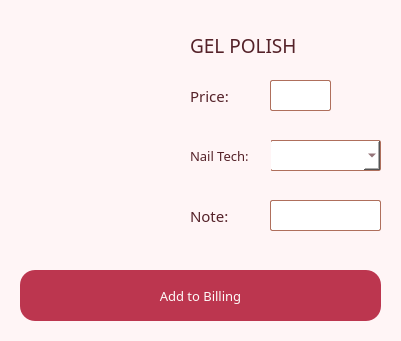
           <widget class="QWidget" name="tabs_gelPolish" native="true">
            <property name="geometry">
             <rect>
              <x>10</x>
              <y>390</y>
              <width>401</width>
              <height>341</height>
             </rect>
            </property>
            <property name="cursor">
             <cursorShape>ArrowCursor</cursorShape>
            </property>
            <property name="styleSheet">
             <string notr="true">border-radius: 20px;
background-color: #fff5f6</string>
            </property>
            <widget class="QLabel" name="logo_home_31">
             <property name="geometry">
              <rect>
               <x>20</x>
               <y>30</y>
               <width>151</width>
               <height>211</height>
              </rect>
             </property>
             <property name="styleSheet">
              <string notr="true"/>
             </property>
             <property name="text">
              <string/>
             </property>
             <property name="pixmap">
              <pixmap>pics/gel polish.png</pixmap>
             </property>
             <property name="scaledContents">
              <bool>true</bool>
             </property>
            </widget>
            <widget class="QLabel" name="label_gelPolish">
             <property name="geometry">
              <rect>
               <x>190</x>
               <y>30</y>
               <width>141</width>
               <height>31</height>
              </rect>
             </property>
             <property name="font">
              <font>
               <family>Vogue</family>
               <pointsize>14</pointsize>
              </font>
             </property>
             <property name="styleSheet">
              <string notr="true">color:  rgb(85,34,41);</string>
             </property>
             <property name="text">
              <string>GEL POLISH</string>
             </property>
             <property name="alignment">
              <set>Qt::AlignLeading|Qt::AlignLeft|Qt::AlignVCenter</set>
             </property>
            </widget>
            <widget class="QLabel" name="label_home_77">
             <property name="geometry">
              <rect>
               <x>190</x>
               <y>80</y>
               <width>51</width>
               <height>31</height>
              </rect>
             </property>
             <property name="font">
              <font>
               <family>Classy Vogue</family>
               <pointsize>11</pointsize>
              </font>
             </property>
             <property name="styleSheet">
              <string notr="true">color:  rgb(85,34,41);
border: 0px;</string>
             </property>
             <property name="text">
              <string>Price:</string>
             </property>
             <property name="alignment">
              <set>Qt::AlignLeading|Qt::AlignLeft|Qt::AlignVCenter</set>
             </property>
            </widget>
            <widget class="QPlainTextEdit" name="gelPolish_price">
             <property name="geometry">
              <rect>
               <x>270</x>
               <y>80</y>
               <width>61</width>
               <height>31</height>
              </rect>
             </property>
             <property name="font">
              <font>
               <family>Classy Vogue</family>
               <pointsize>10</pointsize>
              </font>
             </property>
             <property name="cursor" stdset="0">
              <cursorShape>IBeamCursor</cursorShape>
             </property>
             <property name="styleSheet">
              <string notr="true">background-color: white;
border-radius: 2px;
border: 1px solid #af6f5c;
color:  rgb(85,34,41);</string>
             </property>
             <property name="plainText">
              <string/>
             </property>
            </widget>
            <widget class="QComboBox" name="tech_choice_gelPolish">
             <property name="geometry">
              <rect>
               <x>270</x>
               <y>140</y>
               <width>111</width>
               <height>31</height>
              </rect>
             </property>
             <property name="font">
              <font>
               <family>Classy Vogue</family>
               <pointsize>10</pointsize>
              </font>
             </property>
             <property name="cursor">
              <cursorShape>PointingHandCursor</cursorShape>
             </property>
             <property name="styleSheet">
              <string notr="true">background-color: white;
border-radius: 2px;
border: 1px solid #af6f5c;
color:  rgb(85,34,41);</string>
             </property>
             <property name="currentIndex">
              <number>-1</number>
             </property>
             <item>
              <property name="text">
               <string>Liza</string>
              </property>
             </item>
             <item>
              <property name="text">
               <string>Cecil</string>
              </property>
             </item>
             <item>
              <property name="text">
               <string>Beng</string>
              </property>
             </item>
             <item>
              <property name="text">
               <string>Mar</string>
              </property>
             </item>
            </widget>
            <widget class="QLabel" name="label_home_78">
             <property name="geometry">
              <rect>
               <x>190</x>
               <y>140</y>
               <width>81</width>
               <height>31</height>
              </rect>
             </property>
             <property name="font">
              <font>
               <family>Classy Vogue</family>
               <pointsize>10</pointsize>
              </font>
             </property>
             <property name="styleSheet">
              <string notr="true">color:  rgb(85,34,41);
border: 0px;</string>
             </property>
             <property name="text">
              <string>Nail Tech:</string>
             </property>
             <property name="alignment">
              <set>Qt::AlignLeading|Qt::AlignLeft|Qt::AlignVCenter</set>
             </property>
            </widget>
            <widget class="QLabel" name="label_home_79">
             <property name="geometry">
              <rect>
               <x>190</x>
               <y>200</y>
               <width>71</width>
               <height>31</height>
              </rect>
             </property>
             <property name="font">
              <font>
               <family>Classy Vogue</family>
               <pointsize>11</pointsize>
              </font>
             </property>
             <property name="styleSheet">
              <string notr="true">color:  rgb(85,34,41);
border: 0px;</string>
             </property>
             <property name="text">
              <string>Note:</string>
             </property>
             <property name="alignment">
              <set>Qt::AlignLeading|Qt::AlignLeft|Qt::AlignVCenter</set>
             </property>
            </widget>
            <widget class="QPlainTextEdit" name="gelPolish_note">
             <property name="geometry">
              <rect>
               <x>270</x>
               <y>200</y>
               <width>111</width>
               <height>31</height>
              </rect>
             </property>
             <property name="font">
              <font>
               <family>Classy Vogue</family>
               <pointsize>10</pointsize>
              </font>
             </property>
             <property name="cursor" stdset="0">
              <cursorShape>IBeamCursor</cursorShape>
             </property>
             <property name="styleSheet">
              <string notr="true">background-color: white;
border-radius: 2px;
border: 1px solid #af6f5c;
color:  rgb(85,34,41);</string>
             </property>
             <property name="plainText">
              <string/>
             </property>
            </widget>
            <widget class="QLabel" name="addOrder_gelPolish">
             <property name="geometry">
              <rect>
               <x>20</x>
               <y>270</y>
               <width>361</width>
               <height>51</height>
              </rect>
             </property>
             <property name="font">
              <font>
               <family>Classy Vogue</family>
               <pointsize>10</pointsize>
              </font>
             </property>
             <property name="styleSheet">
              <string notr="true">color: rgba(254,250,249,255);
background-color: rgb(188,54,79);
border-radius: 15px;</string>
             </property>
             <property name="text">
              <string>Add to Billing</string>
             </property>
             <property name="alignment">
              <set>Qt::AlignCenter</set>
             </property>
            </widget>
            <widget class="QPushButton" name="bttn_gelPolish">
             <property name="geometry">
              <rect>
               <x>20</x>
               <y>270</y>
               <width>361</width>
               <height>51</height>
              </rect>
             </property>
             <property name="cursor">
              <cursorShape>PointingHandCursor</cursorShape>
             </property>
             <property name="styleSheet">
              <string notr="true">background-color: rgba(0, 0, 0, 0);</string>
             </property>
             <property name="text">
              <string/>
             </property>
             <property name="autoDefault">
              <bool>false</bool>
             </property>
             <property name="flat">
              <bool>true</bool>
             </property>
            </widget>
           </widget>
